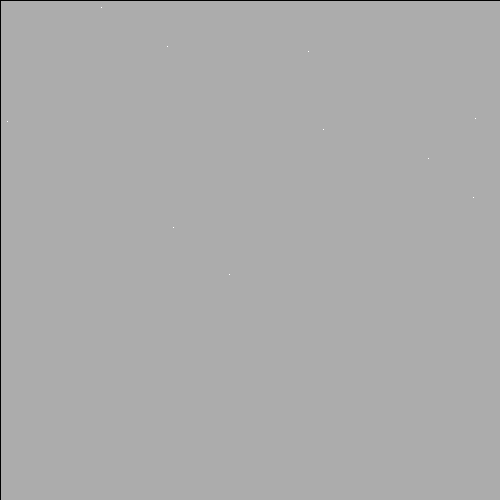
Frame 1 (no input)
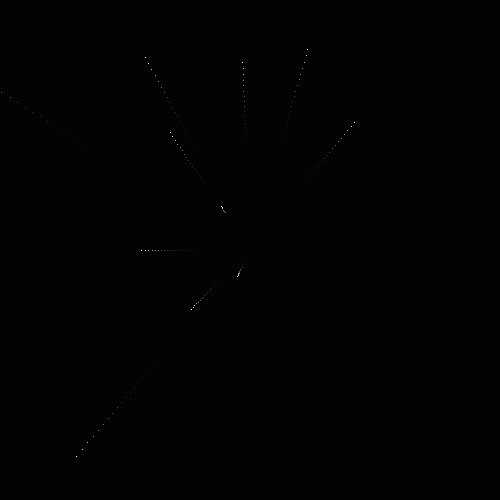
Frame 60 (the mouse pressed at the canvas centre just before this capture)
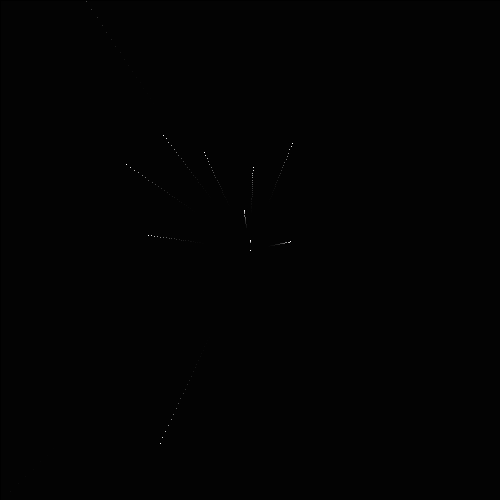
Frame 120 (the mouse held since frame 60 and released just before this capture)

The Processing sketch that drew these frames (run headless with seeded random() and noise(); from frame 60 on, the mouse is pressed at the canvas centre):

// Processing sketch: starfield
// ── starfield.pde
ArrayList<Star> stars; 
int numStars;
float warpSpeed;

void setup(){
  size(500, 500);
  
  warpSpeed = 2;
  numStars = 10;
  resetStarField();
}

void draw(){
  //background(0);
  fill(0, 40);
  rect(0, 0, width, height);
  
  //for(int i=0; i < numStars; i++){
  //  Star star = stars.get(i);

  //}
  
  loadPixels();
  for(int i=0; i < numStars; i++){
    Star star = stars.get(i);
    int pixel = floor(star.x) + floor(star.y) * width;
    //pixels[pixel] = color(0, random(255),random(255));
    pixels[pixel] = color(255);
    star.tick();
  }
  updatePixels();
}

void resetStarField(){
  stars = new ArrayList<Star>();  // Create an empty ArrayList
  for(int i=0; i < numStars; i++){
    float randX = random(width);
    float randY = random(height);
    stars.add(new Star(randX, randY) );  // Start by adding one element
  }
}

class Star {
  float x;
  float y;
  
  Star(float _x, float _y) {
    x = _x;
    y = _y;
  }
  
  void tick(){
    PVector vectorFromCenter = new PVector(x - width/2, y - height/2);
    float distance = vectorFromCenter.mag();
    vectorFromCenter.normalize();
    vectorFromCenter.setMag(distance * warpSpeed / frameRate);
    x += vectorFromCenter.x;
    y += vectorFromCenter.y;
    
    boolean outsideOfView = (x > (width-1) || x < 0 || y > (height-1) || y < 0);
    if (warpSpeed > 0 && outsideOfView) {
      x = width / 2 + (randomGaussian() - 0.5) * 20;
      y = height / 2 + (randomGaussian() - 0.5) * 20;
    }
    
    if (warpSpeed < 0 && distance < 20){
      int sideToAppearOn = int(random(4));
      switch (sideToAppearOn){
        case 0:   // TOP
          y = 0;
          x = random(width);
          break;
        case 1:   // RIGHT SIDE
          y = random(height);
          x = width - 1;
          break;
        case 2:   // BOTTOM SIDE
          y = height - 1;
          x = random(width);
          break;
        case 3:   // LEFT SIDE
          y = random(height);
          x = 0;
          break;
      }
    }
  }
}

void mousePressed(){
  addAtMouse();
}

void mouseDragged(){
  addAtMouse();
}

void addAtMouse(){
  stars.add(new Star(mouseX, mouseY));
  numStars += 1;
}

void keyPressed(){
  if (key == 'c') {
    numStars = 10;
    resetStarField();
  }else if (keyCode == UP){
    //print("increasing warpspeed " + warpSpeed);
    warpSpeed += 0.5; 
  }else if (keyCode == DOWN){
    //print("decreasing warpspeed " + warpSpeed);
    warpSpeed -= 0.5; 
  }
}
